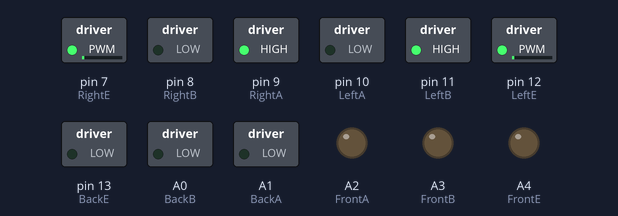
A program run on a simulated Teensy 4. Shown: switched loads named in the program (green lamp = pin HIGH), output pins drawn as LEDs (lit = HIGH).

Above: at 0.15 s.
At 4.39 s:
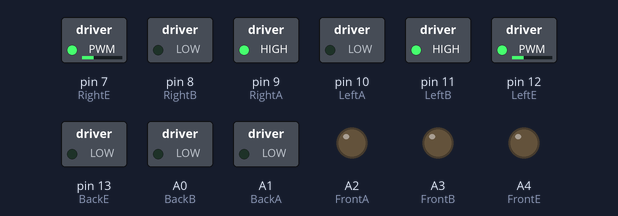
At 9.81 s:
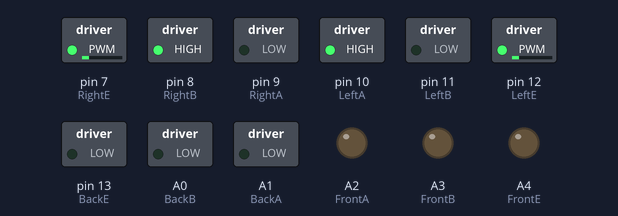
At 19.74 s:
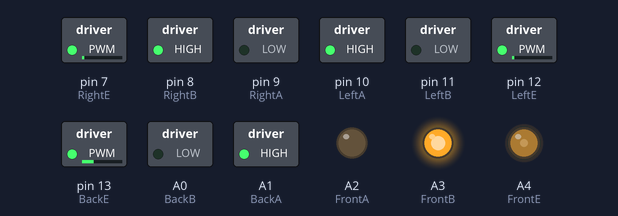
At 29.67 s:
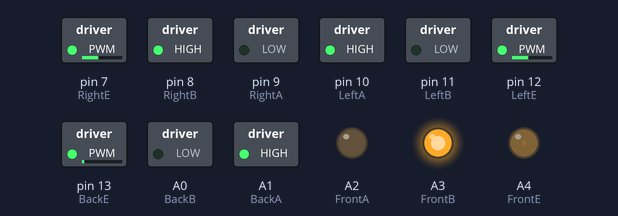
At 39.6 s:
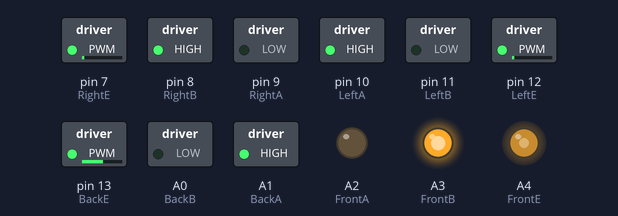
Timing chart, 0 to 39.9 s (numbered marks = the images above):
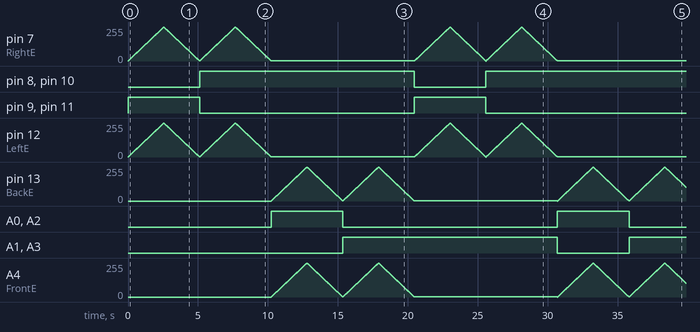

The program:

main.cpp
```cpp
/*==========================================================================
// Author : Handson Technology
// Project : Arduino Uno
// Description : L298N Motor Driver
// Source-Code : L298N_Motor.ino
// Program: Control 2 DC motors using L298N H Bridge Driver
//========================================================================== */
#include <Arduino.h>

// Definitions Arduino pins connected to input H Bridge
#define RightE  7
#define RightB  8
#define RightA  9
#define LeftA   10
#define LeftB   11
#define LeftE   12
#define BackE   13
#define BackB   14
#define BackA   15
#define FrontA  16
#define FrontB  17
#define FrontE  18

#define start 0
#define end 255

void bodyFwd(int speed);
void bodyRev(int speed);
void bodyLeft(int speed);
void bodyRight(int speed);
void frontCW(int speed);
void frontCCW(int speed);
void backCW(int speed);
void backCCW(int speed);
void leftCW(int speed);
void leftCCW(int speed);
void rightCW(int speed);
void rightCCW(int speed);

void setup() {
  // Set the output pins
  pinMode(RightE, OUTPUT);
  pinMode(RightB, OUTPUT);
  pinMode(RightA, OUTPUT);
  pinMode(LeftB,  OUTPUT);
  pinMode(LeftA,  OUTPUT);
  pinMode(LeftE,  OUTPUT);
  pinMode(BackE,  OUTPUT);
  pinMode(BackB,  OUTPUT);
  pinMode(BackA,  OUTPUT);
  pinMode(FrontB, OUTPUT);
  pinMode(FrontA, OUTPUT);
  pinMode(FrontE, OUTPUT);
}

void loop() {
  // bodyFwd & stop
  for (int i = start; i < end; i++) {
    bodyFwd(i);
    delay(10);
  }
  for (int i = end; i > start; i--) {
    bodyFwd(i);
    delay(10);
  }

  // bodyRev & stop
  for (int i = start; i < end; i++) {
    bodyRev(i);
    delay(10);
  }
  for (int i = end; i > start; i--) {
    bodyRev(i);
    delay(10);
  }

  // bodyLeft & stop
  for (int i = start; i < end; i++) {
    bodyLeft(i);
    delay(10);
  }
  for (int i = end; i > start; i--) {
    bodyLeft(i);
    delay(10);
  }

  // bodyRight & stop
  for (int i = start; i < end; i++) {
    bodyRight(i);
    delay(10);
  }
  for (int i = end; i > start; i--) {
    bodyRight(i);
    delay(10);
  }
}

void bodyFwd(int speed) {
  leftCCW(speed);
  rightCW(speed);
  return;
}

void bodyRev(int speed) {
  leftCW(speed);
  rightCCW(speed);
  return;
}

void bodyLeft(int speed) {
  frontCW(speed);
  backCCW(speed);
  return;
}

void bodyRight(int speed) {
  frontCCW(speed);
  backCW(speed);
  return;
}

void frontCW(int speed) {
  digitalWrite(FrontA, HIGH);
  digitalWrite(FrontB, LOW);
  analogWrite(FrontE, speed);
  return;
}

void frontCCW(int speed) {
  digitalWrite(FrontA, LOW);
  digitalWrite(FrontB, HIGH);
  analogWrite(FrontE, speed);
  return;
}

void backCW(int speed) {
  digitalWrite(BackA, HIGH);
  digitalWrite(BackB, LOW);
  analogWrite(BackE, speed);
  return;
}

void backCCW(int speed) {
  digitalWrite(BackA, LOW);
  digitalWrite(BackB, HIGH);
  analogWrite(BackE, speed);
  return;
}

void leftCW(int speed) {
  digitalWrite(LeftA, HIGH);
  digitalWrite(LeftB, LOW);
  analogWrite(LeftE, speed);
  return;
}

void leftCCW(int speed) {
  digitalWrite(LeftA, LOW);
  digitalWrite(LeftB, HIGH);
  analogWrite(LeftE, speed);
  return;
}

void rightCW(int speed) {
  digitalWrite(RightA, HIGH);
  digitalWrite(RightB, LOW);
  analogWrite(RightE, speed);
  return;
}

void rightCCW(int speed) {
  digitalWrite(RightA, LOW);
  digitalWrite(RightB, HIGH);
  analogWrite(RightE, speed);
  return;
}
```

Measured:
- by itself, pin 8 (RightB), pin 10 (LeftA): LOW → HIGH at 5.1 s, → LOW 15.3 s later, → HIGH 5.1 s later
- by itself, pin 9 (RightA), pin 11 (LeftB), A0 (BackB), A2 (FrontA): alternates HIGH for 5.1 s and LOW for 15.3 s
- by itself, A1 (BackA), A3 (FrontB): LOW → HIGH at 15.3 s, → LOW 15.3 s later, → HIGH 5.1 s later
